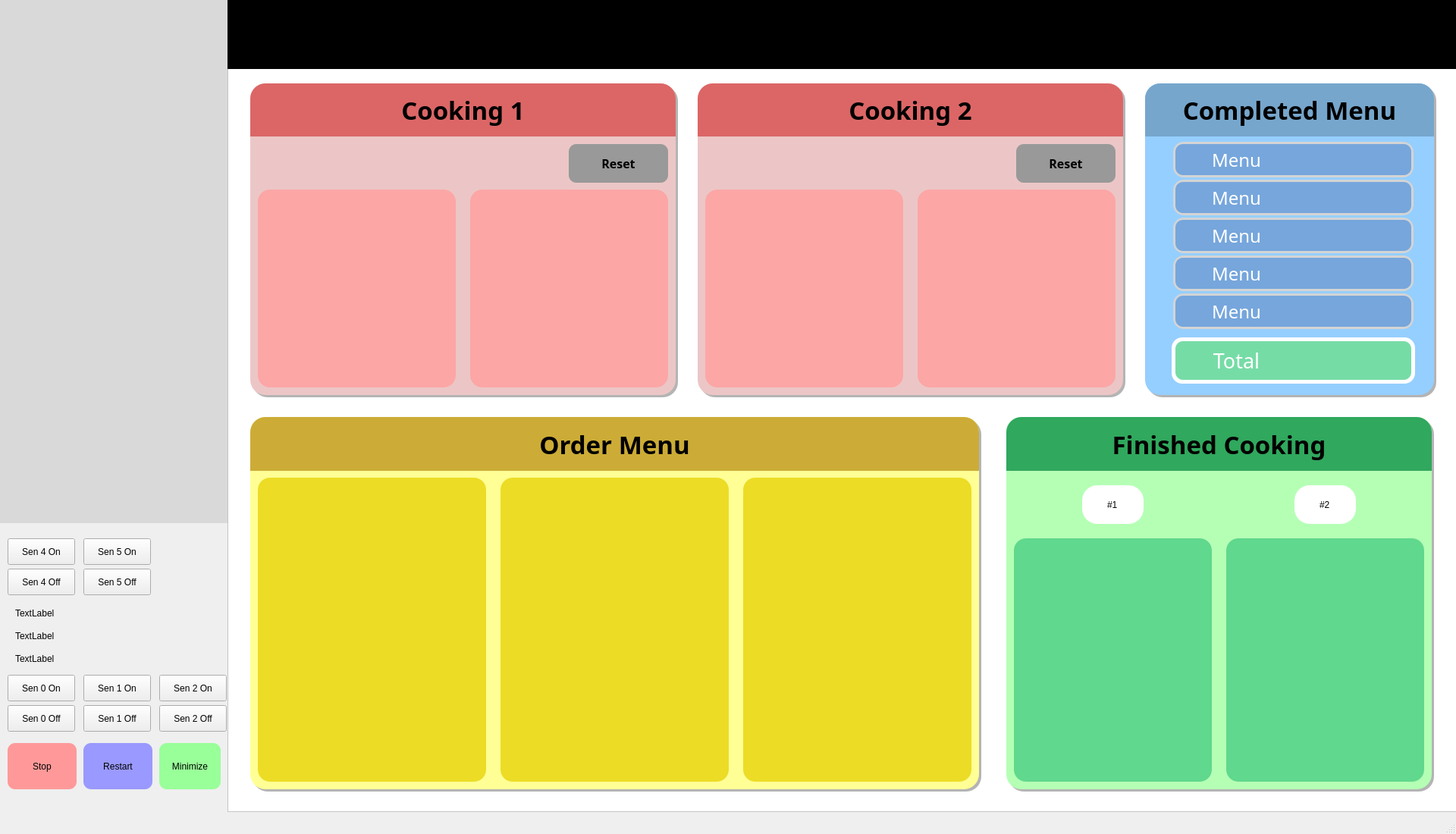
<?xml version="1.0" encoding="UTF-8"?>
<ui version="4.0">
 <class>MainWindow</class>
 <widget class="QMainWindow" name="MainWindow">
  <property name="geometry">
   <rect>
    <x>0</x>
    <y>0</y>
    <width>1920</width>
    <height>1100</height>
   </rect>
  </property>
  <property name="windowTitle">
   <string>We-ing Chicken</string>
  </property>
  <widget class="QWidget" name="centralwidget">
   <property name="styleSheet">
    <string notr="true"/>
   </property>
   <widget class="QFrame" name="FRAME_DEVICE">
    <property name="geometry">
     <rect>
      <x>0</x>
      <y>0</y>
      <width>300</width>
      <height>690</height>
     </rect>
    </property>
    <property name="styleSheet">
     <string notr="true">background-color: rgb(217, 217, 217);
</string>
    </property>
    <property name="frameShape">
     <enum>QFrame::NoFrame</enum>
    </property>
    <property name="frameShadow">
     <enum>QFrame::Raised</enum>
    </property>
   </widget>
   <widget class="QFrame" name="MAIN_FRAME">
    <property name="geometry">
     <rect>
      <x>300</x>
      <y>0</y>
      <width>1621</width>
      <height>1071</height>
     </rect>
    </property>
    <property name="styleSheet">
     <string notr="true">background-color: rgb(255, 255, 255);
</string>
    </property>
    <property name="frameShape">
     <enum>QFrame::StyledPanel</enum>
    </property>
    <property name="frameShadow">
     <enum>QFrame::Raised</enum>
    </property>
    <widget class="QFrame" name="FRAME_OIL_1">
     <property name="geometry">
      <rect>
       <x>30</x>
       <y>110</y>
       <width>561</width>
       <height>411</height>
      </rect>
     </property>
     <property name="styleSheet">
      <string notr="true">QFrame { 
   border: 0px solid #595959;
   background-color: #ECC6C6;
   border-radius:20px;
} 
QLabel {
	font: 10pt &quot;함초롬돋움&quot;;
}
QPushButton {
	border:2px solid #595959;
	font: 25pt &quot;함초롬돋움&quot;; 
    font-weight: bold;
}
QLineEdit {
	font: 8pt &quot;함초롬돋움&quot;;
}</string>
     </property>
     <property name="frameShape">
      <enum>QFrame::Box</enum>
     </property>
     <property name="frameShadow">
      <enum>QFrame::Raised</enum>
     </property>
     <property name="lineWidth">
      <number>2</number>
     </property>
     <widget class="QFrame" name="FRAME_FIRE_2">
      <property name="geometry">
       <rect>
        <x>290</x>
        <y>140</y>
        <width>261</width>
        <height>261</height>
       </rect>
      </property>
      <property name="styleSheet">
       <string notr="true">QFrame { 
   border: 0px solid #595959;
   background-color: #FCA6A6;
   border-radius:16px;
} </string>
      </property>
      <property name="frameShape">
       <enum>QFrame::StyledPanel</enum>
      </property>
      <property name="frameShadow">
       <enum>QFrame::Raised</enum>
      </property>
     </widget>
     <widget class="QFrame" name="FRAME_FIRE_1">
      <property name="geometry">
       <rect>
        <x>10</x>
        <y>140</y>
        <width>261</width>
        <height>261</height>
       </rect>
      </property>
      <property name="styleSheet">
       <string notr="true">QFrame { 
   border: 0px solid #595959;
   background-color: #FCA6A6;
   border-radius:16px;
} </string>
      </property>
      <property name="frameShape">
       <enum>QFrame::StyledPanel</enum>
      </property>
      <property name="frameShadow">
       <enum>QFrame::Raised</enum>
      </property>
     </widget>
     <widget class="QPushButton" name="BTN_FIRE_DEVICE_1">
      <property name="geometry">
       <rect>
        <x>0</x>
        <y>0</y>
        <width>561</width>
        <height>70</height>
       </rect>
      </property>
      <property name="font">
       <font>
        <family>함초롬돋움</family>
        <pointsize>25</pointsize>
        <weight>75</weight>
        <italic>false</italic>
        <bold>true</bold>
       </font>
      </property>
      <property name="styleSheet">
       <string notr="true">QPushButton {
	border:0px solid #595959;
	font: 25pt &quot;함초롬돋움&quot;; 
   font-weight: bold;
   background-color: #DC6666;
   border-top-left-radius: 20px; 
   border-top-right-radius: 20px;
}</string>
      </property>
      <property name="text">
       <string>Cooking 1</string>
      </property>
     </widget>
     <widget class="QLabel" name="LB_FRY_NUM_1">
      <property name="geometry">
       <rect>
        <x>80</x>
        <y>80</y>
        <width>241</width>
        <height>51</height>
       </rect>
      </property>
      <property name="font">
       <font>
        <family>함초롬돋움</family>
        <pointsize>20</pointsize>
        <weight>50</weight>
        <italic>false</italic>
        <bold>false</bold>
       </font>
      </property>
      <property name="styleSheet">
       <string notr="true">QLabel{ 
   border: 0px solid;
   font: 20pt &quot;함초롬돋움&quot;;
} 
</string>
      </property>
      <property name="text">
       <string/>
      </property>
      <property name="alignment">
       <set>Qt::AlignCenter</set>
      </property>
     </widget>
     <widget class="QPushButton" name="BTN_OIL_RESET_1">
      <property name="geometry">
       <rect>
        <x>420</x>
        <y>80</y>
        <width>131</width>
        <height>51</height>
       </rect>
      </property>
      <property name="font">
       <font>
        <family>함초롬돋움</family>
        <pointsize>12</pointsize>
        <weight>50</weight>
        <italic>false</italic>
        <bold>false</bold>
       </font>
      </property>
      <property name="styleSheet">
       <string notr="true">font: 12pt &quot;함초롬돋움&quot;;
background-color: #999999;
border-radius: 10px;
border: 0px solid #595959;
</string>
      </property>
      <property name="text">
       <string>Reset</string>
      </property>
     </widget>
    </widget>
    <widget class="QFrame" name="FRAME_OIL_2">
     <property name="geometry">
      <rect>
       <x>620</x>
       <y>110</y>
       <width>561</width>
       <height>411</height>
      </rect>
     </property>
     <property name="styleSheet">
      <string notr="true">QFrame { 
   border: 0px solid #595959;
   background-color: #ECC6C6;
   border-radius:20px;
} 
QLabel {
	font: 10pt &quot;함초롬돋움&quot;;
}
QPushButton {
	border:2px solid #595959;
	font: 25pt &quot;함초롬돋움&quot;; 
    font-weight: bold;
}
QLineEdit {
	font: 8pt &quot;함초롬돋움&quot;;
}</string>
     </property>
     <property name="frameShape">
      <enum>QFrame::Box</enum>
     </property>
     <property name="frameShadow">
      <enum>QFrame::Raised</enum>
     </property>
     <property name="lineWidth">
      <number>2</number>
     </property>
     <widget class="QFrame" name="FRAME_FIRE_4">
      <property name="geometry">
       <rect>
        <x>290</x>
        <y>140</y>
        <width>261</width>
        <height>261</height>
       </rect>
      </property>
      <property name="styleSheet">
       <string notr="true">QFrame { 
   border: 0px solid #595959;
   background-color: #FCA6A6;
   border-radius:16px;
} </string>
      </property>
      <property name="frameShape">
       <enum>QFrame::StyledPanel</enum>
      </property>
      <property name="frameShadow">
       <enum>QFrame::Raised</enum>
      </property>
     </widget>
     <widget class="QFrame" name="FRAME_FIRE_3">
      <property name="geometry">
       <rect>
        <x>10</x>
        <y>140</y>
        <width>261</width>
        <height>261</height>
       </rect>
      </property>
      <property name="styleSheet">
       <string notr="true">QFrame { 
   border: 0px solid #595959;
   background-color: #FCA6A6;
   border-radius:16px;
} </string>
      </property>
      <property name="frameShape">
       <enum>QFrame::StyledPanel</enum>
      </property>
      <property name="frameShadow">
       <enum>QFrame::Raised</enum>
      </property>
     </widget>
     <widget class="QPushButton" name="BTN_FIRE_DEVICE_2">
      <property name="geometry">
       <rect>
        <x>0</x>
        <y>0</y>
        <width>561</width>
        <height>70</height>
       </rect>
      </property>
      <property name="font">
       <font>
        <family>함초롬돋움</family>
        <pointsize>25</pointsize>
        <weight>75</weight>
        <italic>false</italic>
        <bold>true</bold>
       </font>
      </property>
      <property name="styleSheet">
       <string notr="true">QPushButton {
	border:0px solid #595959;
	font: 25pt &quot;함초롬돋움&quot;; 
   font-weight: bold;
   background-color: #DC6666;
   border-top-left-radius: 20px; 
   border-top-right-radius: 20px;
}</string>
      </property>
      <property name="text">
       <string>Cooking 2</string>
      </property>
     </widget>
     <widget class="QLabel" name="LB_FRY_NUM_2">
      <property name="geometry">
       <rect>
        <x>70</x>
        <y>80</y>
        <width>241</width>
        <height>51</height>
       </rect>
      </property>
      <property name="font">
       <font>
        <family>함초롬돋움</family>
        <pointsize>20</pointsize>
        <weight>50</weight>
        <italic>false</italic>
        <bold>false</bold>
       </font>
      </property>
      <property name="styleSheet">
       <string notr="true">QLabel{ 
   border: 0px solid;
   font: 20pt &quot;함초롬돋움&quot;;
} 
</string>
      </property>
      <property name="text">
       <string/>
      </property>
      <property name="alignment">
       <set>Qt::AlignCenter</set>
      </property>
     </widget>
     <widget class="QPushButton" name="BTN_OIL_RESET_2">
      <property name="geometry">
       <rect>
        <x>420</x>
        <y>80</y>
        <width>131</width>
        <height>51</height>
       </rect>
      </property>
      <property name="font">
       <font>
        <family>함초롬돋움</family>
        <pointsize>12</pointsize>
        <weight>50</weight>
        <italic>false</italic>
        <bold>false</bold>
       </font>
      </property>
      <property name="styleSheet">
       <string notr="true">font: 12pt &quot;함초롬돋움&quot;;
background-color: #999999;
border-radius: 10px;
border: 0px solid #595959;
</string>
      </property>
      <property name="text">
       <string>Reset</string>
      </property>
     </widget>
    </widget>
    <widget class="QFrame" name="FRAME_INPUT_ALL">
     <property name="geometry">
      <rect>
       <x>30</x>
       <y>550</y>
       <width>961</width>
       <height>491</height>
      </rect>
     </property>
     <property name="styleSheet">
      <string notr="true">QFrame { 
   border: 0px solid #595959 ;
   background-color: #FFFF95;
   border-radius:20px;
} 
QLabel {
	font: 10pt &quot;함초롬돋움&quot;;
}

QLineEdit {
	font: 8pt &quot;함초롬돋움&quot;;
}</string>
     </property>
     <property name="frameShape">
      <enum>QFrame::Box</enum>
     </property>
     <property name="frameShadow">
      <enum>QFrame::Raised</enum>
     </property>
     <property name="lineWidth">
      <number>2</number>
     </property>
     <widget class="QPushButton" name="BTN_INPUT_DEVICE">
      <property name="geometry">
       <rect>
        <x>0</x>
        <y>0</y>
        <width>961</width>
        <height>71</height>
       </rect>
      </property>
      <property name="font">
       <font>
        <family>함초롬돋움</family>
        <pointsize>25</pointsize>
        <weight>75</weight>
        <italic>false</italic>
        <bold>true</bold>
       </font>
      </property>
      <property name="styleSheet">
       <string notr="true">QPushButton {
	border:0px solid #595959;
	font: 25pt &quot;함초롬돋움&quot;; 
   font-weight: bold;
   background-color: #CCAC36;
   border-top-left-radius: 20px; 
   border-top-right-radius: 20px;
}</string>
      </property>
      <property name="text">
       <string>Order Menu</string>
      </property>
     </widget>
     <widget class="QFrame" name="FRAME_INPUT_1">
      <property name="geometry">
       <rect>
        <x>10</x>
        <y>80</y>
        <width>301</width>
        <height>401</height>
       </rect>
      </property>
      <property name="styleSheet">
       <string notr="true">QFrame { 
   border: 0px solid #595959;
   background-color: #ECDC26;
   border-radius:16px;
} </string>
      </property>
      <property name="frameShape">
       <enum>QFrame::Box</enum>
      </property>
      <property name="frameShadow">
       <enum>QFrame::Raised</enum>
      </property>
      <property name="lineWidth">
       <number>2</number>
      </property>
     </widget>
     <widget class="QFrame" name="FRAME_INPUT_2">
      <property name="geometry">
       <rect>
        <x>330</x>
        <y>80</y>
        <width>301</width>
        <height>401</height>
       </rect>
      </property>
      <property name="styleSheet">
       <string notr="true">QFrame { 
   border: 0px solid #595959;
   background-color: #ECDC26;
   border-radius:16px;
} </string>
      </property>
      <property name="frameShape">
       <enum>QFrame::Box</enum>
      </property>
      <property name="frameShadow">
       <enum>QFrame::Raised</enum>
      </property>
     </widget>
     <widget class="QFrame" name="FRAME_INPUT_3">
      <property name="geometry">
       <rect>
        <x>650</x>
        <y>80</y>
        <width>301</width>
        <height>401</height>
       </rect>
      </property>
      <property name="styleSheet">
       <string notr="true">QFrame { 
   border: 0px solid #595959;
   background-color: #ECDC26;
   border-radius:16px;
} </string>
      </property>
      <property name="frameShape">
       <enum>QFrame::Box</enum>
      </property>
      <property name="frameShadow">
       <enum>QFrame::Raised</enum>
      </property>
     </widget>
    </widget>
    <widget class="QFrame" name="FRAME_OUTPUT_ALL">
     <property name="geometry">
      <rect>
       <x>1027</x>
       <y>550</y>
       <width>561</width>
       <height>491</height>
      </rect>
     </property>
     <property name="styleSheet">
      <string notr="true">QFrame { 
   border: 0px solid #595959 ;
   background-color: #B5FFB5;
   border-radius:20px;
} 
QLabel {
	font: 10pt &quot;함초롬돋움&quot;;
}

QLineEdit {
	font: 8pt &quot;함초롬돋움&quot;;
}</string>
     </property>
     <property name="frameShape">
      <enum>QFrame::Box</enum>
     </property>
     <property name="frameShadow">
      <enum>QFrame::Raised</enum>
     </property>
     <property name="lineWidth">
      <number>2</number>
     </property>
     <widget class="QPushButton" name="BTN_OUTPUT_DEVICE">
      <property name="geometry">
       <rect>
        <x>0</x>
        <y>0</y>
        <width>561</width>
        <height>71</height>
       </rect>
      </property>
      <property name="font">
       <font>
        <family>함초롬돋움</family>
        <pointsize>25</pointsize>
        <weight>75</weight>
        <italic>false</italic>
        <bold>true</bold>
       </font>
      </property>
      <property name="styleSheet">
       <string notr="true">QPushButton {
	border:0px solid #595959;
	font: 25pt &quot;함초롬돋움&quot;; 
   font-weight: bold;
   background-color: #30A85D;
   border-top-left-radius: 20px; 
   border-top-right-radius: 20px;
}</string>
      </property>
      <property name="text">
       <string>Finished Cooking</string>
      </property>
     </widget>
     <widget class="QFrame" name="FRAME_OUTPUT_2">
      <property name="geometry">
       <rect>
        <x>290</x>
        <y>160</y>
        <width>261</width>
        <height>321</height>
       </rect>
      </property>
      <property name="styleSheet">
       <string notr="true">QFrame { 
   border: 0px solid #595959;
   background-color: #60D88D;
   border-radius:16px;
} </string>
      </property>
      <property name="frameShape">
       <enum>QFrame::StyledPanel</enum>
      </property>
      <property name="frameShadow">
       <enum>QFrame::Raised</enum>
      </property>
     </widget>
     <widget class="QFrame" name="FRAME_OUTPUT_1">
      <property name="geometry">
       <rect>
        <x>10</x>
        <y>160</y>
        <width>261</width>
        <height>321</height>
       </rect>
      </property>
      <property name="styleSheet">
       <string notr="true">QFrame { 
   border: 0px solid #595959;
   background-color: #60D88D;
   border-radius:16px;
} </string>
      </property>
      <property name="frameShape">
       <enum>QFrame::StyledPanel</enum>
      </property>
      <property name="frameShadow">
       <enum>QFrame::Raised</enum>
      </property>
     </widget>
     <widget class="QLineEdit" name="LE_OUTPUT_SENSE">
      <property name="geometry">
       <rect>
        <x>100</x>
        <y>90</y>
        <width>81</width>
        <height>51</height>
       </rect>
      </property>
      <property name="styleSheet">
       <string notr="true">QLineEdit{ 
   border: 0px solid;
   font: 15pt &quot;함초롬돋움&quot;;
   background-color:white;
  border-radius: 20px;
} 
</string>
      </property>
      <property name="text">
       <string>#1</string>
      </property>
      <property name="alignment">
       <set>Qt::AlignCenter</set>
      </property>
      <property name="readOnly">
       <bool>true</bool>
      </property>
     </widget>
     <widget class="QLineEdit" name="LE_OUTPUT_SENSE_2">
      <property name="geometry">
       <rect>
        <x>380</x>
        <y>90</y>
        <width>81</width>
        <height>51</height>
       </rect>
      </property>
      <property name="styleSheet">
       <string notr="true">QLineEdit{ 
   border: 0px solid;
   font: 15pt &quot;함초롬돋움&quot;;
   background-color:white;
  border-radius: 20px;
} 
</string>
      </property>
      <property name="text">
       <string>#2</string>
      </property>
      <property name="alignment">
       <set>Qt::AlignCenter</set>
      </property>
      <property name="readOnly">
       <bool>true</bool>
      </property>
     </widget>
    </widget>
    <widget class="QFrame" name="FRAME_HISTORY">
     <property name="geometry">
      <rect>
       <x>1210</x>
       <y>110</y>
       <width>381</width>
       <height>411</height>
      </rect>
     </property>
     <property name="styleSheet">
      <string notr="true">QFrame { 
   border: 0px solid #595959 ;
   background-color: #95CFFF;
   border-radius:20px;
} 
QLabel {
	font: 10pt &quot;함초롬돋움&quot;;
}

QLineEdit {
	font: 8pt &quot;함초롬돋움&quot;;
}</string>
     </property>
     <property name="frameShape">
      <enum>QFrame::Box</enum>
     </property>
     <property name="frameShadow">
      <enum>QFrame::Plain</enum>
     </property>
     <property name="lineWidth">
      <number>2</number>
     </property>
     <widget class="QPushButton" name="BTN_HISTORY_DEVICE">
      <property name="geometry">
       <rect>
        <x>0</x>
        <y>0</y>
        <width>381</width>
        <height>70</height>
       </rect>
      </property>
      <property name="font">
       <font>
        <family>함초롬돋움</family>
        <pointsize>25</pointsize>
        <weight>75</weight>
        <italic>false</italic>
        <bold>true</bold>
       </font>
      </property>
      <property name="styleSheet">
       <string notr="true">QPushButton {
	border:0px solid #595959;
	font: 25pt &quot;함초롬돋움&quot;; 
   font-weight: bold;
   background-color: #76A6CC;
   border-top-left-radius: 20px; 
   border-top-right-radius: 20px;
}</string>
      </property>
      <property name="text">
       <string>Completed Menu</string>
      </property>
     </widget>
     <widget class="QLabel" name="LB_HISTORY_MENU_NAME_1">
      <property name="geometry">
       <rect>
        <x>40</x>
        <y>80</y>
        <width>161</width>
        <height>41</height>
       </rect>
      </property>
      <property name="font">
       <font>
        <family>함초롬돋움</family>
        <pointsize>18</pointsize>
        <weight>50</weight>
        <italic>false</italic>
        <bold>false</bold>
       </font>
      </property>
      <property name="styleSheet">
       <string notr="true">QLabel{ 
   border: 0px solid;
   font: 18pt &quot;함초롬돋움&quot;;
  color: white;
  background-color: #76A6DC;
  border-radius: 10px
} 
</string>
      </property>
      <property name="text">
       <string>Menu</string>
      </property>
      <property name="alignment">
       <set>Qt::AlignCenter</set>
      </property>
     </widget>
     <widget class="QLineEdit" name="LE_HISTORY_MENU_NUM_1">
      <property name="geometry">
       <rect>
        <x>180</x>
        <y>80</y>
        <width>171</width>
        <height>41</height>
       </rect>
      </property>
      <property name="font">
       <font>
        <family>함초롬돋움</family>
        <pointsize>20</pointsize>
        <weight>50</weight>
        <italic>false</italic>
        <bold>false</bold>
       </font>
      </property>
      <property name="styleSheet">
       <string notr="true">font: 20pt &quot;함초롬돋움&quot;;
color: white;
background-color: #76A6DC;
border-radius: 10px
</string>
      </property>
      <property name="alignment">
       <set>Qt::AlignCenter</set>
      </property>
     </widget>
     <widget class="QLabel" name="LB_HISTORY_MENU_NAME_2">
      <property name="geometry">
       <rect>
        <x>40</x>
        <y>130</y>
        <width>161</width>
        <height>41</height>
       </rect>
      </property>
      <property name="font">
       <font>
        <family>함초롬돋움</family>
        <pointsize>18</pointsize>
        <weight>50</weight>
        <italic>false</italic>
        <bold>false</bold>
       </font>
      </property>
      <property name="styleSheet">
       <string notr="true">QLabel{ 
   border: 0px solid;
   font: 18pt &quot;함초롬돋움&quot;;
  color: white;
  background-color: #76A6DC;
  border-radius: 10px
} 
</string>
      </property>
      <property name="text">
       <string>Menu</string>
      </property>
      <property name="alignment">
       <set>Qt::AlignCenter</set>
      </property>
     </widget>
     <widget class="QLineEdit" name="LE_HISTORY_MENU_NUM_2">
      <property name="geometry">
       <rect>
        <x>180</x>
        <y>130</y>
        <width>171</width>
        <height>41</height>
       </rect>
      </property>
      <property name="font">
       <font>
        <family>함초롬돋움</family>
        <pointsize>20</pointsize>
        <weight>50</weight>
        <italic>false</italic>
        <bold>false</bold>
       </font>
      </property>
      <property name="styleSheet">
       <string notr="true">font: 20pt &quot;함초롬돋움&quot;;
color: white;
background-color: #76A6DC;
border-radius: 10px
</string>
      </property>
      <property name="alignment">
       <set>Qt::AlignCenter</set>
      </property>
     </widget>
     <widget class="QLabel" name="LB_HISTORY_MENU_NAME_3">
      <property name="geometry">
       <rect>
        <x>40</x>
        <y>180</y>
        <width>161</width>
        <height>41</height>
       </rect>
      </property>
      <property name="font">
       <font>
        <family>함초롬돋움</family>
        <pointsize>18</pointsize>
        <weight>50</weight>
        <italic>false</italic>
        <bold>false</bold>
       </font>
      </property>
      <property name="styleSheet">
       <string notr="true">QLabel{ 
   border: 0px solid;
   font: 18pt &quot;함초롬돋움&quot;;
  color: white;
  background-color: #76A6DC;
  border-radius: 10px
} 
</string>
      </property>
      <property name="text">
       <string>Menu</string>
      </property>
      <property name="alignment">
       <set>Qt::AlignCenter</set>
      </property>
     </widget>
     <widget class="QLineEdit" name="LE_HISTORY_MENU_NUM_3">
      <property name="geometry">
       <rect>
        <x>180</x>
        <y>180</y>
        <width>171</width>
        <height>41</height>
       </rect>
      </property>
      <property name="font">
       <font>
        <family>함초롬돋움</family>
        <pointsize>20</pointsize>
        <weight>50</weight>
        <italic>false</italic>
        <bold>false</bold>
       </font>
      </property>
      <property name="styleSheet">
       <string notr="true">font: 20pt &quot;함초롬돋움&quot;;
color: white;
background-color: #76A6DC;
border-radius: 10px
</string>
      </property>
      <property name="alignment">
       <set>Qt::AlignCenter</set>
      </property>
     </widget>
     <widget class="QLabel" name="LB_HISTORY_MENU_NAME_4">
      <property name="geometry">
       <rect>
        <x>40</x>
        <y>230</y>
        <width>161</width>
        <height>41</height>
       </rect>
      </property>
      <property name="font">
       <font>
        <family>함초롬돋움</family>
        <pointsize>18</pointsize>
        <weight>50</weight>
        <italic>false</italic>
        <bold>false</bold>
       </font>
      </property>
      <property name="styleSheet">
       <string notr="true">QLabel{ 
   border: 0px solid;
   font: 18pt &quot;함초롬돋움&quot;;
  color: white;
  background-color: #76A6DC;
  border-radius: 10px
} 
</string>
      </property>
      <property name="text">
       <string>Menu</string>
      </property>
      <property name="alignment">
       <set>Qt::AlignCenter</set>
      </property>
     </widget>
     <widget class="QLineEdit" name="LE_HISTORY_MENU_NUM_4">
      <property name="geometry">
       <rect>
        <x>180</x>
        <y>230</y>
        <width>171</width>
        <height>41</height>
       </rect>
      </property>
      <property name="font">
       <font>
        <family>함초롬돋움</family>
        <pointsize>20</pointsize>
        <weight>50</weight>
        <italic>false</italic>
        <bold>false</bold>
       </font>
      </property>
      <property name="styleSheet">
       <string notr="true">font: 20pt &quot;함초롬돋움&quot;;
color: white;
background-color: #76A6DC;
border-radius: 10px
</string>
      </property>
      <property name="alignment">
       <set>Qt::AlignCenter</set>
      </property>
     </widget>
     <widget class="QLabel" name="LB_HISTORY_MENU_NAME_5">
      <property name="geometry">
       <rect>
        <x>40</x>
        <y>280</y>
        <width>161</width>
        <height>41</height>
       </rect>
      </property>
      <property name="font">
       <font>
        <family>함초롬돋움</family>
        <pointsize>18</pointsize>
        <weight>50</weight>
        <italic>false</italic>
        <bold>false</bold>
       </font>
      </property>
      <property name="styleSheet">
       <string notr="true">QLabel{ 
   border: 0px solid;
   font: 18pt &quot;함초롬돋움&quot;;
  color: white;
  background-color: #76A6DC;
  border-radius: 10px
} 
</string>
      </property>
      <property name="text">
       <string>Menu</string>
      </property>
      <property name="alignment">
       <set>Qt::AlignCenter</set>
      </property>
     </widget>
     <widget class="QLineEdit" name="LE_HISTORY_MENU_NUM_5">
      <property name="geometry">
       <rect>
        <x>180</x>
        <y>280</y>
        <width>171</width>
        <height>41</height>
       </rect>
      </property>
      <property name="font">
       <font>
        <family>함초롬돋움</family>
        <pointsize>20</pointsize>
        <weight>50</weight>
        <italic>false</italic>
        <bold>false</bold>
       </font>
      </property>
      <property name="styleSheet">
       <string notr="true">font: 20pt &quot;함초롬돋움&quot;;
color: white;
background-color: #76A6DC;
border-radius: 10px
</string>
      </property>
      <property name="alignment">
       <set>Qt::AlignCenter</set>
      </property>
     </widget>
     <widget class="QLabel" name="LB_HISTORY_MENU_NAME_ALL">
      <property name="geometry">
       <rect>
        <x>40</x>
        <y>340</y>
        <width>161</width>
        <height>51</height>
       </rect>
      </property>
      <property name="font">
       <font>
        <family>함초롬돋움</family>
        <pointsize>20</pointsize>
        <weight>50</weight>
        <italic>false</italic>
        <bold>false</bold>
       </font>
      </property>
      <property name="styleSheet">
       <string notr="true">QLabel{ 
   border: 0px solid;
   font: 20pt &quot;함초롬돋움&quot;;
  color: white;
  background-color: #76DCA6;
  border-radius: 10px
} 
</string>
      </property>
      <property name="text">
       <string>Total</string>
      </property>
      <property name="alignment">
       <set>Qt::AlignCenter</set>
      </property>
     </widget>
     <widget class="QLineEdit" name="LE_HISTORY_MENU_NUM_ALL">
      <property name="geometry">
       <rect>
        <x>180</x>
        <y>340</y>
        <width>171</width>
        <height>51</height>
       </rect>
      </property>
      <property name="font">
       <font>
        <family>함초롬돋움</family>
        <pointsize>28</pointsize>
        <weight>50</weight>
        <italic>false</italic>
        <bold>false</bold>
       </font>
      </property>
      <property name="styleSheet">
       <string notr="true">font: 28pt &quot;함초롬돋움&quot;;
color: white;
background-color: #76DCA6;
border-radius: 10px</string>
      </property>
      <property name="alignment">
       <set>Qt::AlignCenter</set>
      </property>
     </widget>
     <widget class="QLabel" name="label">
      <property name="geometry">
       <rect>
        <x>35</x>
        <y>335</y>
        <width>321</width>
        <height>61</height>
       </rect>
      </property>
      <property name="styleSheet">
       <string notr="true">font: 20pt &quot;함초롬돋움&quot;;
background-color: #FFFFFF;
border-radius: 14px</string>
      </property>
      <property name="text">
       <string/>
      </property>
     </widget>
     <widget class="QLabel" name="label_3">
      <property name="geometry">
       <rect>
        <x>37</x>
        <y>277</y>
        <width>317</width>
        <height>47</height>
       </rect>
      </property>
      <property name="styleSheet">
       <string notr="true">font: 20pt &quot;함초롬돋움&quot;;
background-color: #D4D4D4;
border-radius: 14px   </string>
      </property>
      <property name="text">
       <string/>
      </property>
     </widget>
     <widget class="QLabel" name="label_4">
      <property name="geometry">
       <rect>
        <x>37</x>
        <y>227</y>
        <width>317</width>
        <height>47</height>
       </rect>
      </property>
      <property name="styleSheet">
       <string notr="true">font: 20pt &quot;함초롬돋움&quot;;
background-color: #D4D4D4;
border-radius: 14px   </string>
      </property>
      <property name="text">
       <string/>
      </property>
     </widget>
     <widget class="QLabel" name="label_5">
      <property name="geometry">
       <rect>
        <x>37</x>
        <y>177</y>
        <width>317</width>
        <height>47</height>
       </rect>
      </property>
      <property name="styleSheet">
       <string notr="true">font: 20pt &quot;함초롬돋움&quot;;
background-color: #D4D4D4;
border-radius: 14px   </string>
      </property>
      <property name="text">
       <string/>
      </property>
     </widget>
     <widget class="QLabel" name="label_6">
      <property name="geometry">
       <rect>
        <x>37</x>
        <y>127</y>
        <width>317</width>
        <height>47</height>
       </rect>
      </property>
      <property name="styleSheet">
       <string notr="true">font: 20pt &quot;함초롬돋움&quot;;
background-color: #D4D4D4;
border-radius: 14px   </string>
      </property>
      <property name="text">
       <string/>
      </property>
     </widget>
     <widget class="QLabel" name="label_7">
      <property name="geometry">
       <rect>
        <x>37</x>
        <y>77</y>
        <width>317</width>
        <height>47</height>
       </rect>
      </property>
      <property name="styleSheet">
       <string notr="true">font: 20pt &quot;함초롬돋움&quot;;
background-color: #D4D4D4;
border-radius: 14px   </string>
      </property>
      <property name="text">
       <string/>
      </property>
     </widget>
     <zorder>label_5</zorder>
     <zorder>label_6</zorder>
     <zorder>label_7</zorder>
     <zorder>label_4</zorder>
     <zorder>label_3</zorder>
     <zorder>label</zorder>
     <zorder>BTN_HISTORY_DEVICE</zorder>
     <zorder>LE_HISTORY_MENU_NUM_1</zorder>
     <zorder>LB_HISTORY_MENU_NAME_2</zorder>
     <zorder>LE_HISTORY_MENU_NUM_2</zorder>
     <zorder>LB_HISTORY_MENU_NAME_3</zorder>
     <zorder>LE_HISTORY_MENU_NUM_3</zorder>
     <zorder>LB_HISTORY_MENU_NAME_4</zorder>
     <zorder>LE_HISTORY_MENU_NUM_4</zorder>
     <zorder>LB_HISTORY_MENU_NAME_5</zorder>
     <zorder>LE_HISTORY_MENU_NUM_5</zorder>
     <zorder>LB_HISTORY_MENU_NAME_ALL</zorder>
     <zorder>LE_HISTORY_MENU_NUM_ALL</zorder>
     <zorder>LB_HISTORY_MENU_NAME_1</zorder>
    </widget>
    <widget class="QFrame" name="FRAME_HISTORY_SHADOW">
     <property name="geometry">
      <rect>
       <x>1213</x>
       <y>113</y>
       <width>381</width>
       <height>411</height>
      </rect>
     </property>
     <property name="styleSheet">
      <string notr="true">QFrame { 
   border: 0px solid #595959 ;
   background-color: #B4B4B4;
   border-radius:20px;
} 
</string>
     </property>
     <property name="frameShape">
      <enum>QFrame::Box</enum>
     </property>
     <property name="frameShadow">
      <enum>QFrame::Plain</enum>
     </property>
     <property name="lineWidth">
      <number>2</number>
     </property>
    </widget>
    <widget class="QFrame" name="FRAME_HISTORY_SHADOW_2">
     <property name="geometry">
      <rect>
       <x>623</x>
       <y>113</y>
       <width>561</width>
       <height>411</height>
      </rect>
     </property>
     <property name="styleSheet">
      <string notr="true">QFrame { 
   border: 0px solid #595959 ;
   background-color: #B4B4B4;
   border-radius:20px;
} 
</string>
     </property>
     <property name="frameShape">
      <enum>QFrame::Box</enum>
     </property>
     <property name="frameShadow">
      <enum>QFrame::Plain</enum>
     </property>
     <property name="lineWidth">
      <number>2</number>
     </property>
    </widget>
    <widget class="QFrame" name="FRAME_HISTORY_SHADOW_3">
     <property name="geometry">
      <rect>
       <x>33</x>
       <y>113</y>
       <width>561</width>
       <height>411</height>
      </rect>
     </property>
     <property name="styleSheet">
      <string notr="true">QFrame { 
   border: 0px solid #595959 ;
   background-color: #B4B4B4;
   border-radius:20px;
} 
</string>
     </property>
     <property name="frameShape">
      <enum>QFrame::Box</enum>
     </property>
     <property name="frameShadow">
      <enum>QFrame::Plain</enum>
     </property>
     <property name="lineWidth">
      <number>2</number>
     </property>
    </widget>
    <widget class="QFrame" name="FRAME_HISTORY_SHADOW_4">
     <property name="geometry">
      <rect>
       <x>33</x>
       <y>553</y>
       <width>961</width>
       <height>491</height>
      </rect>
     </property>
     <property name="styleSheet">
      <string notr="true">QFrame { 
   border: 0px solid #595959 ;
   background-color: #B4B4B4;
   border-radius:20px;
} 
</string>
     </property>
     <property name="frameShape">
      <enum>QFrame::Box</enum>
     </property>
     <property name="frameShadow">
      <enum>QFrame::Plain</enum>
     </property>
     <property name="lineWidth">
      <number>2</number>
     </property>
    </widget>
    <widget class="QFrame" name="FRAME_HISTORY_SHADOW_13">
     <property name="geometry">
      <rect>
       <x>1030</x>
       <y>553</y>
       <width>561</width>
       <height>491</height>
      </rect>
     </property>
     <property name="styleSheet">
      <string notr="true">QFrame { 
   border: 0px solid #595959 ;
   background-color: #B4B4B4;
   border-radius:20px;
} 
</string>
     </property>
     <property name="frameShape">
      <enum>QFrame::Box</enum>
     </property>
     <property name="frameShadow">
      <enum>QFrame::Plain</enum>
     </property>
     <property name="lineWidth">
      <number>2</number>
     </property>
    </widget>
    <widget class="QLabel" name="LB_LOGO">
     <property name="geometry">
      <rect>
       <x>0</x>
       <y>0</y>
       <width>1621</width>
       <height>91</height>
      </rect>
     </property>
     <property name="styleSheet">
      <string notr="true">background-color: rgb(0, 0, 0);</string>
     </property>
     <property name="text">
      <string/>
     </property>
    </widget>
    <zorder>FRAME_HISTORY_SHADOW_13</zorder>
    <zorder>FRAME_HISTORY_SHADOW_4</zorder>
    <zorder>FRAME_HISTORY_SHADOW_3</zorder>
    <zorder>FRAME_HISTORY_SHADOW_2</zorder>
    <zorder>FRAME_HISTORY_SHADOW</zorder>
    <zorder>FRAME_OIL_1</zorder>
    <zorder>FRAME_OIL_2</zorder>
    <zorder>FRAME_INPUT_ALL</zorder>
    <zorder>FRAME_OUTPUT_ALL</zorder>
    <zorder>FRAME_HISTORY</zorder>
    <zorder>LB_LOGO</zorder>
   </widget>
   <widget class="QPushButton" name="BTN_TEST_SEN_ON_4">
    <property name="geometry">
     <rect>
      <x>10</x>
      <y>710</y>
      <width>89</width>
      <height>35</height>
     </rect>
    </property>
    <property name="text">
     <string>Sen 4 On</string>
    </property>
   </widget>
   <widget class="QPushButton" name="BTN_TEST_SEN_ON_1">
    <property name="geometry">
     <rect>
      <x>10</x>
      <y>890</y>
      <width>89</width>
      <height>35</height>
     </rect>
    </property>
    <property name="text">
     <string>Sen 0 On</string>
    </property>
   </widget>
   <widget class="QPushButton" name="BTN_TEST_SEN_OFF_1">
    <property name="geometry">
     <rect>
      <x>10</x>
      <y>930</y>
      <width>89</width>
      <height>35</height>
     </rect>
    </property>
    <property name="text">
     <string>Sen 0 Off</string>
    </property>
   </widget>
   <widget class="QPushButton" name="BTN_TEST_SEN_ON_5">
    <property name="geometry">
     <rect>
      <x>110</x>
      <y>710</y>
      <width>89</width>
      <height>35</height>
     </rect>
    </property>
    <property name="text">
     <string>Sen 5 On</string>
    </property>
   </widget>
   <widget class="QPushButton" name="BTN_TEST_SEN_OFF_4">
    <property name="geometry">
     <rect>
      <x>10</x>
      <y>750</y>
      <width>89</width>
      <height>35</height>
     </rect>
    </property>
    <property name="text">
     <string>Sen 4 Off</string>
    </property>
   </widget>
   <widget class="QPushButton" name="BTN_TEST_SEN_OFF_2">
    <property name="geometry">
     <rect>
      <x>110</x>
      <y>930</y>
      <width>89</width>
      <height>35</height>
     </rect>
    </property>
    <property name="text">
     <string>Sen 1 Off</string>
    </property>
   </widget>
   <widget class="QPushButton" name="BTN_TEST_SEN_OFF_3">
    <property name="geometry">
     <rect>
      <x>210</x>
      <y>930</y>
      <width>89</width>
      <height>35</height>
     </rect>
    </property>
    <property name="text">
     <string>Sen 2 Off</string>
    </property>
   </widget>
   <widget class="QPushButton" name="BTN_TEST_SEN_ON_2">
    <property name="geometry">
     <rect>
      <x>110</x>
      <y>890</y>
      <width>89</width>
      <height>35</height>
     </rect>
    </property>
    <property name="text">
     <string>Sen 1 On</string>
    </property>
   </widget>
   <widget class="QPushButton" name="BTN_TEST_SEN_OFF_5">
    <property name="geometry">
     <rect>
      <x>110</x>
      <y>750</y>
      <width>89</width>
      <height>35</height>
     </rect>
    </property>
    <property name="text">
     <string>Sen 5 Off</string>
    </property>
   </widget>
   <widget class="QPushButton" name="BTN_TEST_SEN_ON_3">
    <property name="geometry">
     <rect>
      <x>210</x>
      <y>890</y>
      <width>89</width>
      <height>35</height>
     </rect>
    </property>
    <property name="text">
     <string>Sen 2 On</string>
    </property>
   </widget>
   <widget class="QLabel" name="LB_OUTPUT_STATE">
    <property name="geometry">
     <rect>
      <x>20</x>
      <y>800</y>
      <width>241</width>
      <height>17</height>
     </rect>
    </property>
    <property name="text">
     <string>TextLabel</string>
    </property>
   </widget>
   <widget class="QLabel" name="LB_SHAKE_STATE">
    <property name="geometry">
     <rect>
      <x>20</x>
      <y>830</y>
      <width>241</width>
      <height>17</height>
     </rect>
    </property>
    <property name="text">
     <string>TextLabel</string>
    </property>
   </widget>
   <widget class="QLabel" name="LB_INPUT_STATE">
    <property name="geometry">
     <rect>
      <x>20</x>
      <y>860</y>
      <width>241</width>
      <height>17</height>
     </rect>
    </property>
    <property name="text">
     <string>TextLabel</string>
    </property>
   </widget>
   <widget class="QPushButton" name="BTN_EXIT">
    <property name="geometry">
     <rect>
      <x>10</x>
      <y>980</y>
      <width>91</width>
      <height>61</height>
     </rect>
    </property>
    <property name="styleSheet">
     <string notr="true">font: 12pt &quot;함초롬돋움&quot;;
background-color: #FF9999;
border-radius: 10px;
border: 0px solid #595959;
</string>
    </property>
    <property name="text">
     <string>Stop</string>
    </property>
   </widget>
   <widget class="QPushButton" name="BTN_RESTART">
    <property name="geometry">
     <rect>
      <x>110</x>
      <y>980</y>
      <width>91</width>
      <height>61</height>
     </rect>
    </property>
    <property name="styleSheet">
     <string notr="true">font: 12pt &quot;함초롬돋움&quot;;
background-color: #9999FF;
border-radius: 10px;
border: 0px solid #595959;
</string>
    </property>
    <property name="text">
     <string>Restart</string>
    </property>
   </widget>
   <widget class="QPushButton" name="BTN_MINIMIZE">
    <property name="geometry">
     <rect>
      <x>210</x>
      <y>980</y>
      <width>81</width>
      <height>61</height>
     </rect>
    </property>
    <property name="styleSheet">
     <string notr="true">font: 12pt &quot;함초롬돋움&quot;;
background-color: #99FF99;
border-radius: 10px;
border: 0px solid #595959;
</string>
    </property>
    <property name="text">
     <string>Minimize</string>
    </property>
   </widget>
  </widget>
  <widget class="QMenuBar" name="menubar">
   <property name="geometry">
    <rect>
     <x>0</x>
     <y>0</y>
     <width>1920</width>
     <height>22</height>
    </rect>
   </property>
  </widget>
  <widget class="QStatusBar" name="statusbar"/>
 </widget>
 <resources/>
 <connections/>
</ui>
